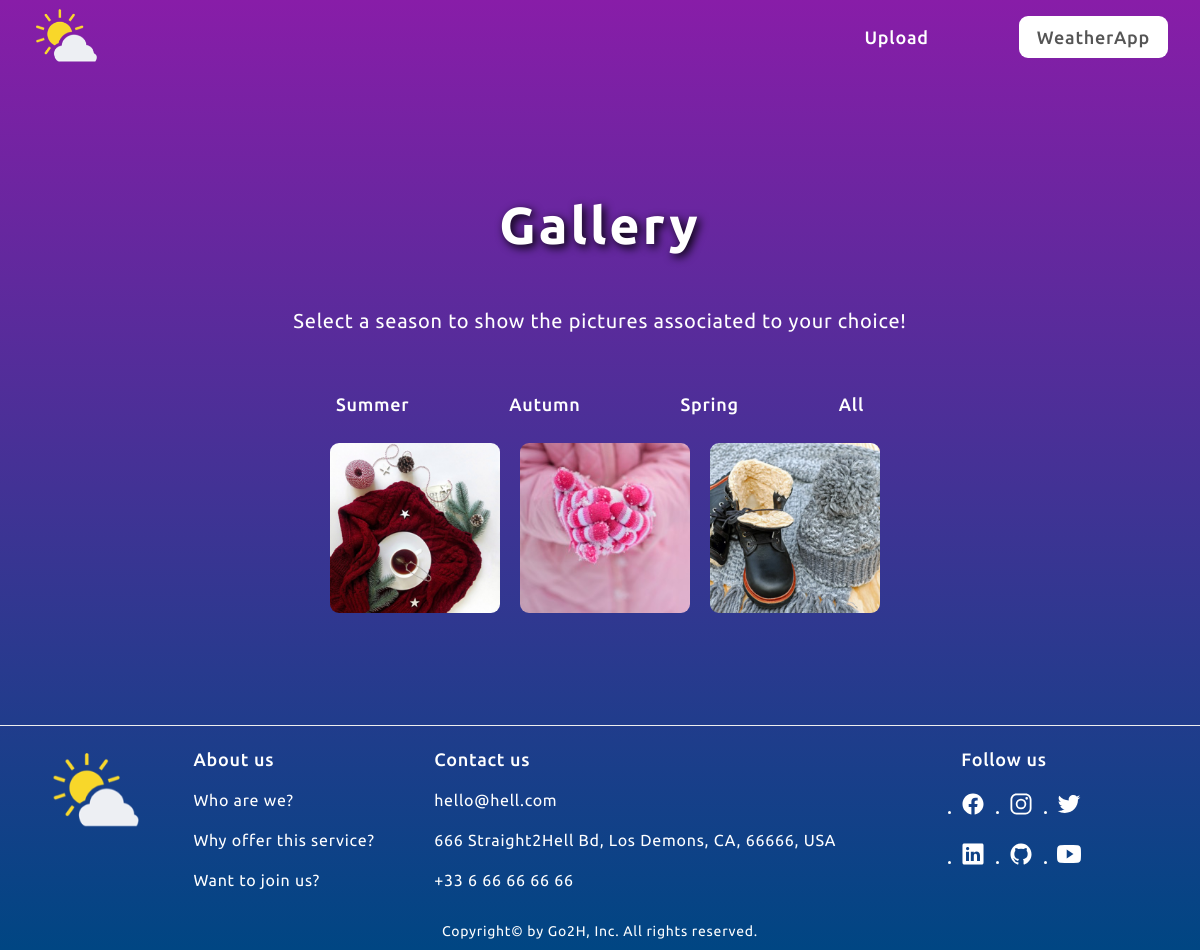
Page /3 on the committed database.
### tables this page shows
CREATE TABLE categories
                            (id INTEGER PRIMARY KEY AUTOINCREMENT,
                            name VARCHAR(200) NOT NULL);

CREATE TABLE pictures (id INTEGER PRIMARY KEY AUTOINCREMENT,
                name VARCHAR(200) NOT NULL,
                title VARCHAR(20) NOT NULL,
                description VARCHAR(70) NOT NULL,
                path VARCHAR(100) NOT NULL,
                date DATE NOT NULL,
                category_id INTEGER,
                    CONSTRAINT fk_categories
                    FOREIGN KEY (category_id)
                    REFERENCES categories(category_id));

### app.py (the view)
@app.route('/<int:cat_id>')
def show_cat_files(cat_id):
    liste_cat_id = f_get_cat_name_id()
    del liste_cat_id[cat_id-1]
    db = f_get_db()
    cursor_pictures = db.execute("SELECT description, path\
        FROM pictures WHERE category_id = (?)", [cat_id])
    liste_desc_path = cursor_pictures.fetchall()
    return render_template("showgallerycat.html",
                           all_pictures=liste_desc_path,
                           all_cats=liste_cat_id)

### app.py (called while the page is built)
def f_get_db():
    db = getattr(g, '_database', None)
    if db is None:
        db = g._database = sqlite3.connect(DATABASE)
    return db

def f_get_cat_name_id():
    db = f_get_db()
    cursor_cat_id = db.execute("SELECT id, name FROM categories")
    liste_cats_id = []
    for elem in cursor_cat_id:
        liste_cats_id.append([elem[0], elem[1]])
    return liste_cats_id

### templates/showgallerycat.html (shortened to what this page needs)
{% extends "layout.html" %}
{% block styles %}
<link rel="stylesheet" href="{{ url_for('static', filename='css/showgallery.css') }}" />
{% endblock %}
{% block header %}
<ul class="main-nav-list">
  <li>
    <a href="/uploads" class="main-nav-link" title="Straight to uploads page"
      >Upload</a
    >
  </li>
  <li>
    <a
      href="/#top-weather-app"
      class="main-nav-link nav-weather-app"
      title="Back to WeatherApp"
      >WeatherApp</a
    >
  </li>
</ul>
{% endblock %}
{% block main %}
<h2 class="title-gallery heading-primary">Gallery</h2>
<p class="hero-description">Select a season to show the pictures associated to your choice!</p>
<div class="gallery-content">
  <ul class="main-nav-list">
    {% for category in all_cats %}
    <li>
      <a href="/{{ category[0] }}" class="main-nav-link">{{ category[1] }}</a>
    </li>
    {% endfor %}
    <li>
      <a href="/showgallery" class="main-nav-link">All</a>
    </li>
  </ul>
  <div class="gallery-content">
    <figure class="img-container">
      {% for picture in all_pictures %}
        <img
          class="gallery-img"
          src="{{ config['UPLOAD_FOLDER'] }}/{{ picture[1] }}"
          alt="{{ picture[0] }}"
          width="170"
          height="170"
        />
      {% endfor %}
    </figure>
  </div>
</div>
{% endblock %}

### css/general.css (style rules this page uses)
* { margin: 0; padding: 0; box-sizing: border-box; }
html { font-size: 62.5%; overflow-x: hidden; }
body { line-height: 1; letter-spacing: 0.75px; color: white; font-family: "Ubuntu", sans-serif; background: linear-gradient(to top, #004683, #881da8); transition: all 0.3s; overflow-x: hidden; }
.layout { display: grid; grid: "header" auto "main" 1fr "footer" auto / 1fr; gap: 1.8rem; }
.heading-primary, .heading-secondary, .heading-tertiary { font-weight: 700; }
.heading-primary { text-align: center; font-size: 5.2rem; line-height: 1.05; padding: 3.2rem 0 5.2rem 0; }
img { width: 100%; height: auto; }

### css/styles.css (style rules this page uses)
.main-nav-list { list-style: none; display: flex; align-items: center; gap: 12rem; }
.main-nav-list:first-child { margin-left: 1.8rem; }
.main-nav-link:link, .main-nav-link:visited { display: inline-block; padding: 1rem; text-decoration: none; color: inherit; font-weight: 500; font-size: 2.4rem; transition: all 0.3s; }
.main-nav-link.nav-weather-app:link, .main-nav-link.nav-weather-app:visited { padding: 1.2rem 1.8rem; border-radius: 9px; background-color: #fff; color: #555; }
.hero-description { font-size: 2rem; line-height: 1.6; margin-bottom: 4.8rem; }

### css/queries.css (style rules this page uses)
@media (max-width: 81em) { .main-nav-list { gap: 8rem; } }
@media (max-width: 81em) { .main-nav-link:link, .main-nav-link:visited { font-size: 1.8rem; } }

### static/css/showgallery.css (style rules this page uses)
.title-gallery { text-align: center; text-shadow: 0.3rem 0.3rem 1rem black; letter-spacing: 0.3rem; }
.img-container { display: flex; flex-direction: row; flex-wrap: wrap; justify-content: center; overflow: hidden; padding: 2rem; gap: 1rem; }
.gallery-img { height: 17rem; width: 17rem; border-radius: 9px; object-fit: cover; display: block; max-width: 100%; }
.gallery-content ul.main-nav-list { justify-content: center; margin-left: 0; }

### rows in the picture
categories: name "Summer"
categories: name "Autumn"
categories: name "Spring"
pictures: path (picture)
pictures: path (picture)
pictures: path (picture)
